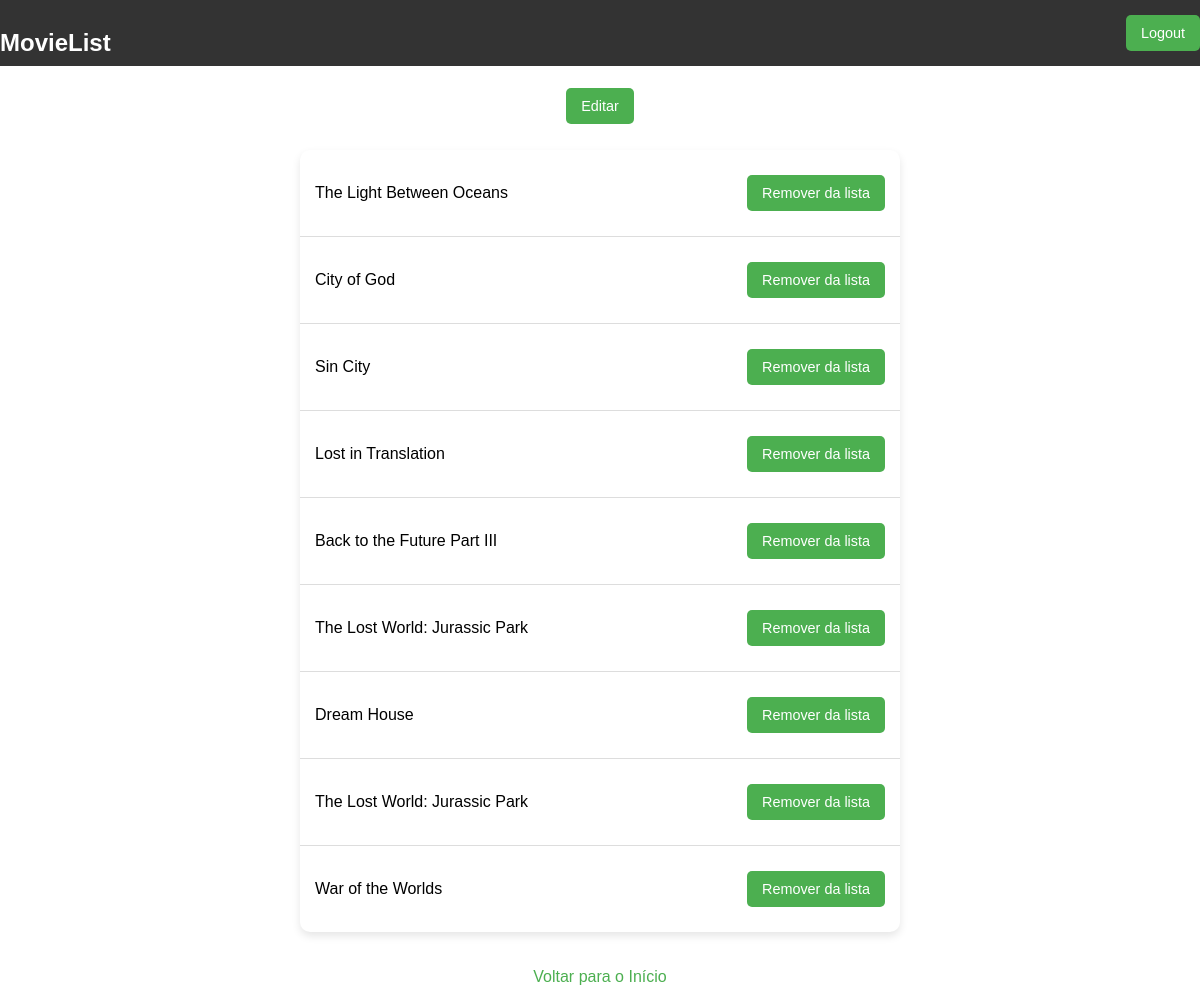
The app's page /filmes/lista_pessoal/ (signed in), older data.
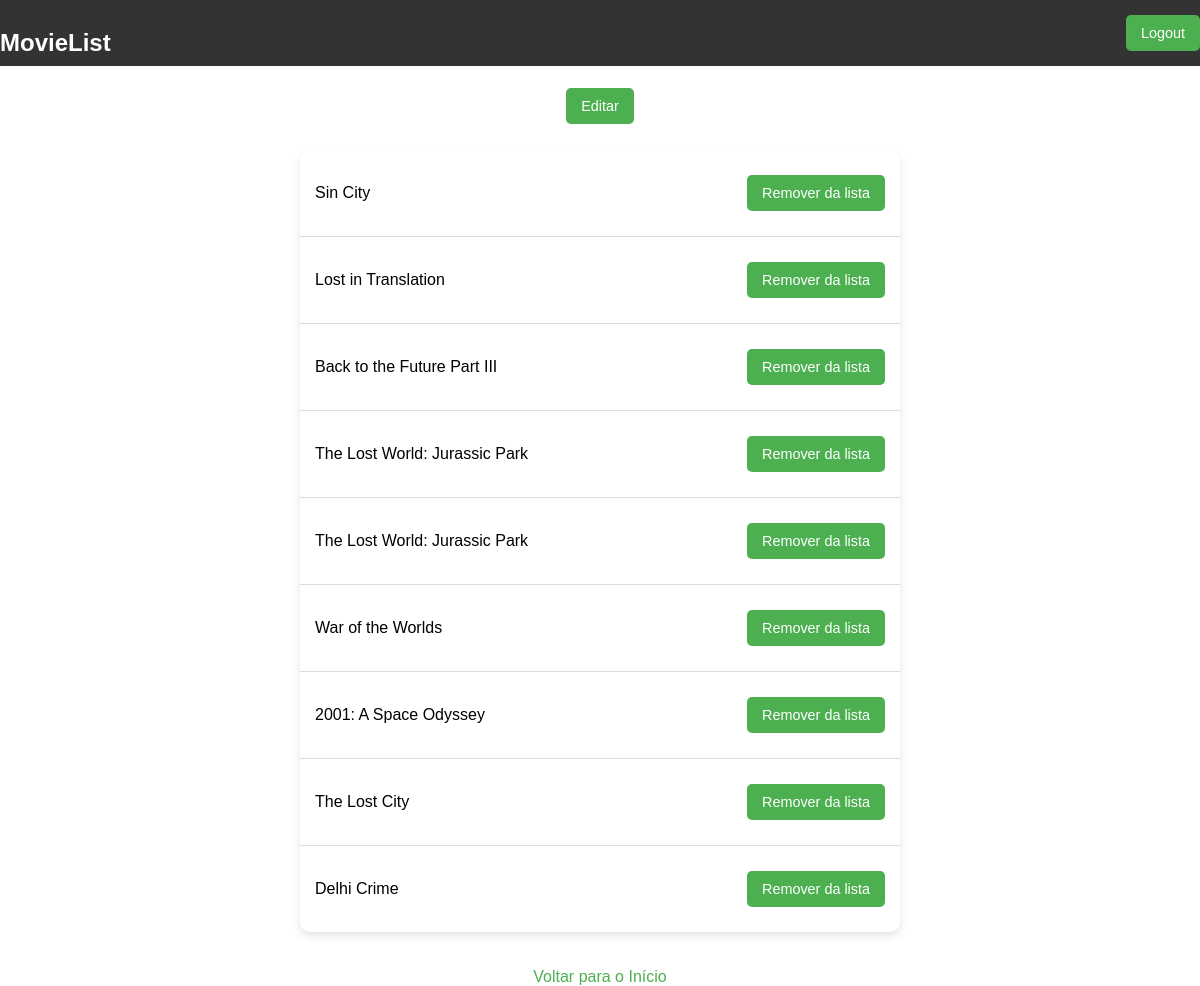
The same page, newer data.
### filmes/models.py (models this page shows, shortened)
class FilmePessoal(models.Model):
    usuario = models.ForeignKey(settings.AUTH_USER_MODEL, on_delete=models.CASCADE)
    nome = models.CharField(max_length=255)

### filmes/views.py (the view)
# urls.py: path('lista_pessoal/', views.lista_pessoal, name='lista_pessoal'),
@login_required
def lista_pessoal(request):
    if not request.user.groups.filter(name='Clientes').exists():
        logger.warning(f"[Lista Pessoal] Usuário '{request.user.email}' não pertence ao grupo 'Clientes'. Acesso negado.")
        return HttpResponseForbidden("Acesso negado.")
    filmes_pessoais = FilmePessoal.objects.filter(usuario=request.user)
    username = get_username(request)
    logger.info(f"[Lista Pessoal] Usuário '{username}' acessou a lista pessoal de filmes. Total de filmes: {len(filmes_pessoais)}")
    return render(request, 'filmes/lista_pessoal.html', {'filmes_pessoais': filmes_pessoais})

### filmes/views.py (called while the page is built)
def get_username(request):
    return request.user.email if request.user.is_authenticated else "Usuário anônimo"

### filmes/templates/filmes/lista_pessoal.html (shortened to what this page needs)
<!DOCTYPE html>
{% load static %}
<html>
<head>
    <link rel="stylesheet" href="{% static 'css/listafilmes.css' %}">
</head>
<body>
    <div class="navbar">
        <div class="logo">
            <a href="{% url 'filmes:inicio' %}" style="color: white; text-decoration: none;">MovieList</a>
        </div>
        <div class="user-info">
            <form action="{% url 'filmes:logout' %}" method="post" style="display:inline;">
                <button type="submit" class="btn">Logout</button>
            </form>
        </div>
    </div>
    <h1>Minha Lista de Filmes</h1>
    <button onclick="exibirCampoSenha()">Editar</button>
    <ul>
        {% for filme in filmes_pessoais %}
            <li>
                {{ filme.nome }}
                <form action="{% url 'filmes:remover_filme_pessoal' filme.nome|urlencode %}" method="post">
                    <button type="submit" id="botao-remover" disabled>Remover da lista</button>
                </form>
            </li>
        {% empty %}
            <li>Sua lista pessoal está vazia.</li>
        {% endfor %}
    </ul>
    <a href="{% url 'filmes:inicio' %}">Voltar para o Início</a>
</body>
</html>

Row changes from the older to the newer data that the page shows:
removed FilmePessoal: nome "The Light Between Oceans"
removed FilmePessoal: nome "City of God"
removed FilmePessoal: nome "Dream House"
added FilmePessoal: nome "2001: A Space Odyssey"
added FilmePessoal: nome "The Lost City"
added FilmePessoal: nome "Delhi Crime"
